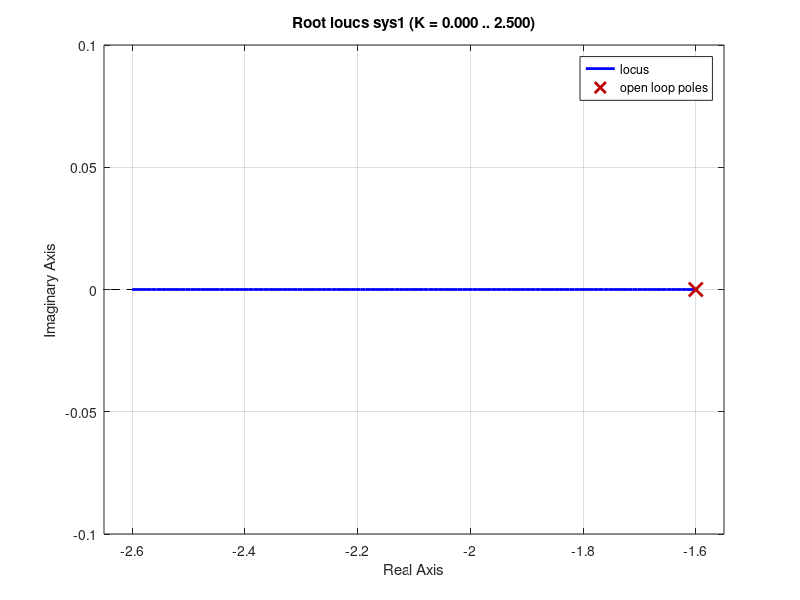
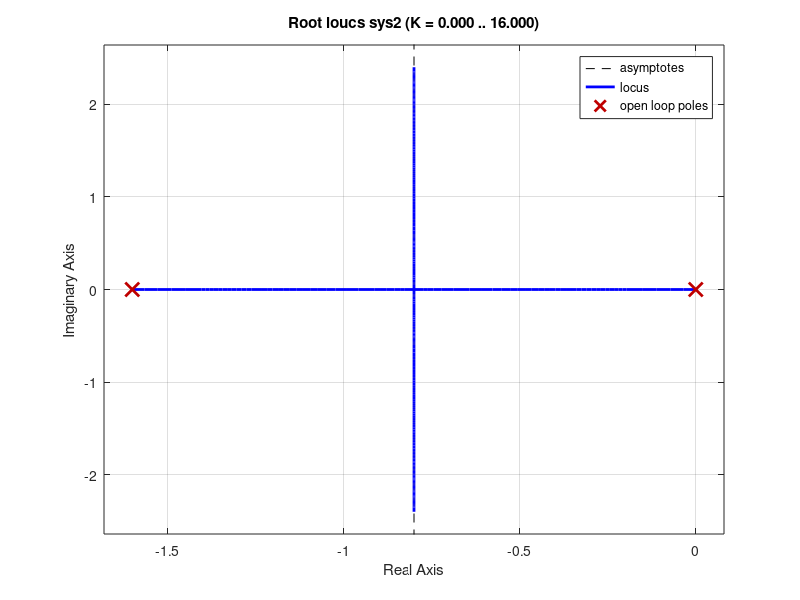
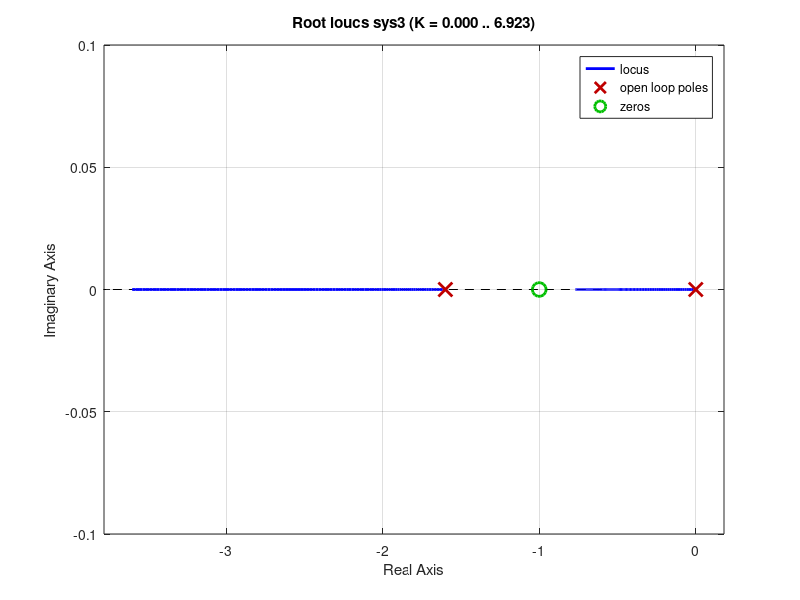

MATLAB code for these plots, in order:
%ppark

%-----Part B-----%

sys1 = tf([0.4],[1 1.6]);
figure(1);clf
rlocus(sys1)

sys2 = tf([0.4],[1 1.6 0]);
figure(2);clf
rlocus(sys2)

sys3 = tf([0.4 0.4],[1 1.6 0]);
figure(3);clf
rlocus(sys3)
